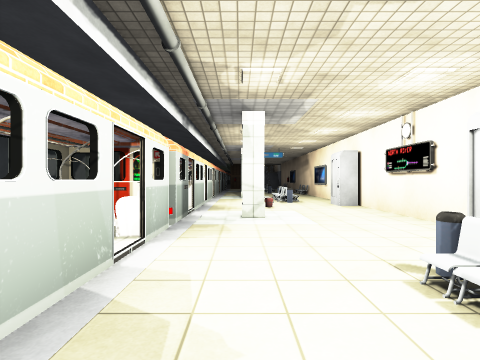
view 1 (above)

18 first-person views from a walk through a scene from a Unity 3-D project. The camera is 1.4 m above the floor, looks level and sees 80° across. The floor is counted in squares, 2 m on a side. Each view is taken from the middle of a square. On the plan, view 1 faces up. The plan holds only what a view shows up to about 10 squares ahead; the rest is blank. The place goes on beyond the plan. The player is left out. Door leaves are left out, so doorways stand open. Some surface patterns are stand-ins.

view 2
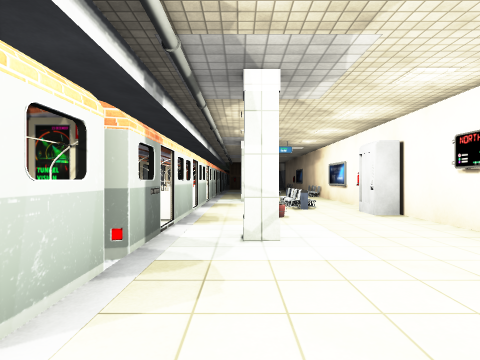

view 3
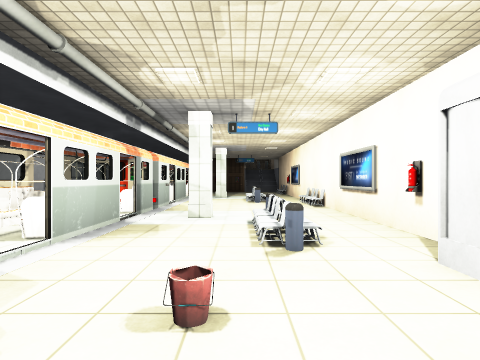

view 4
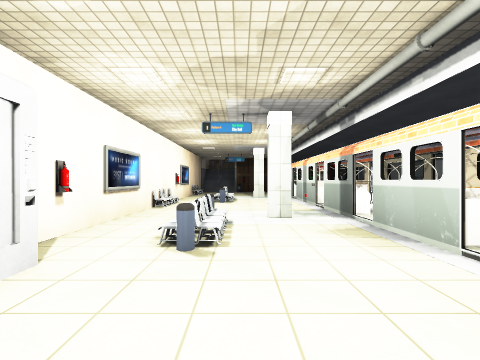

view 5
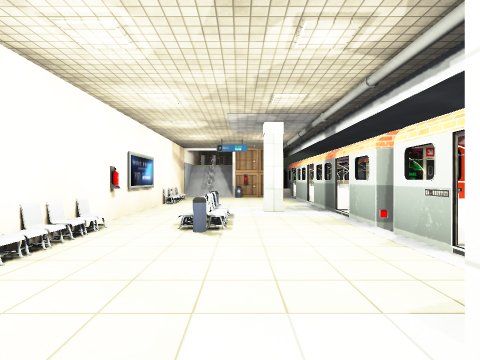

view 6
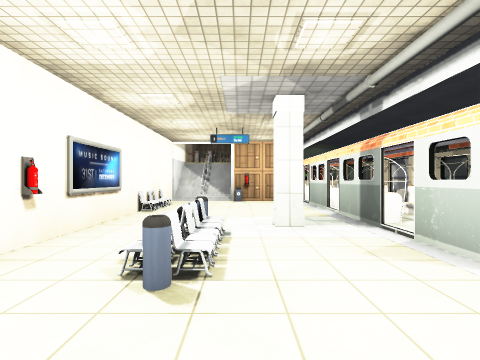

view 7
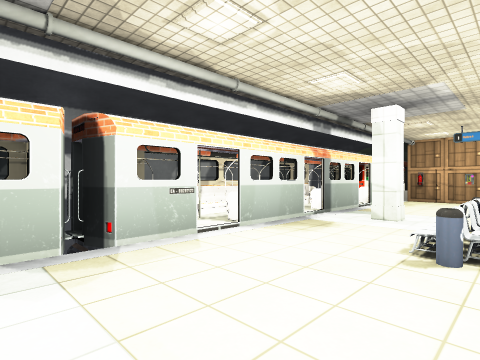

view 8
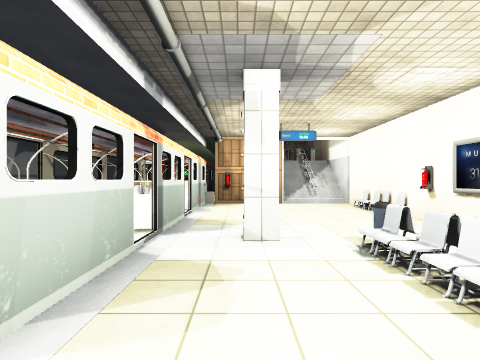

view 9
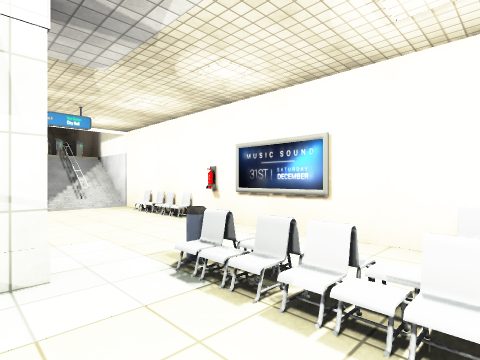

view 10
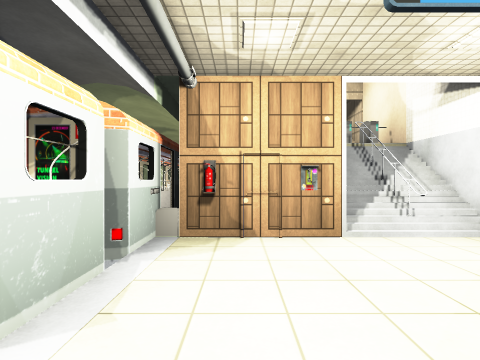

view 11
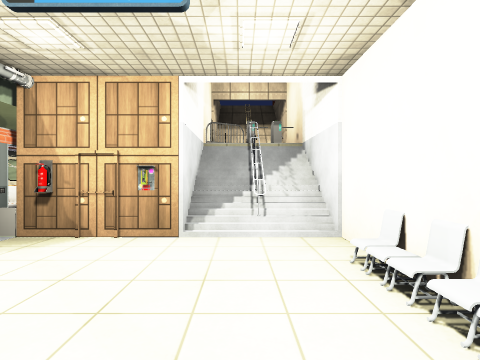

view 12
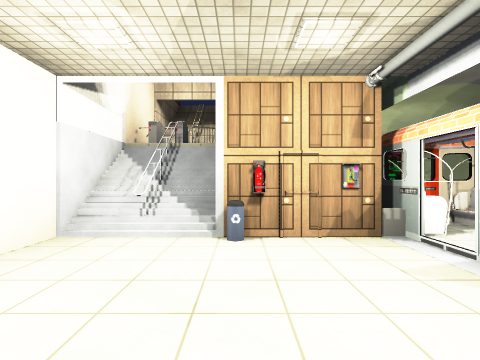

view 13
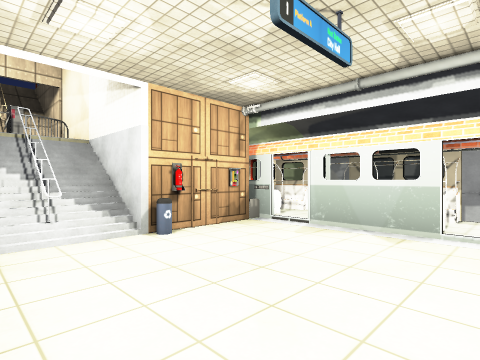

view 14
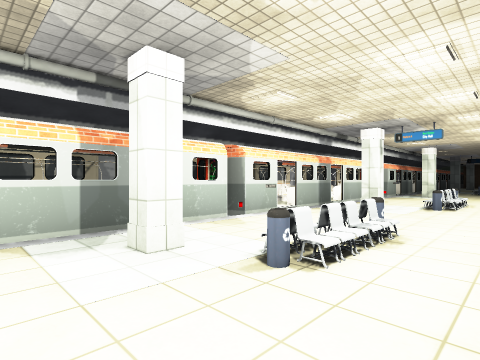

view 15
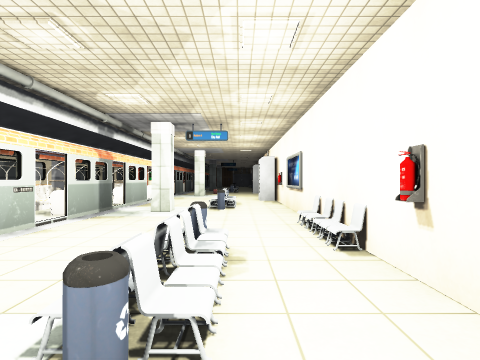

view 16
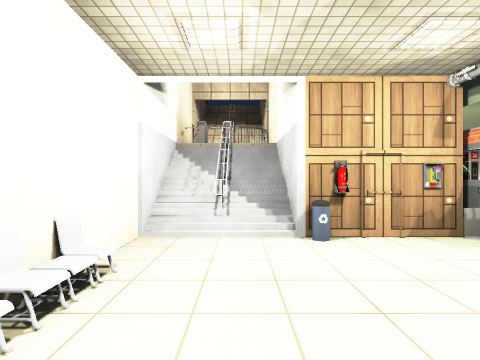

view 17
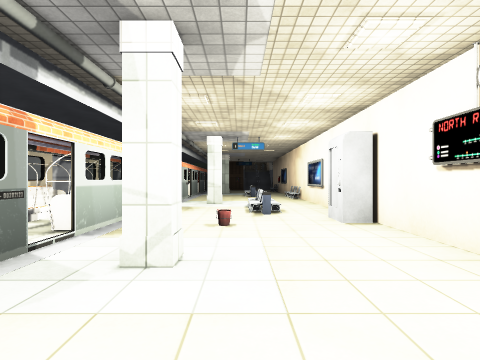

view 18
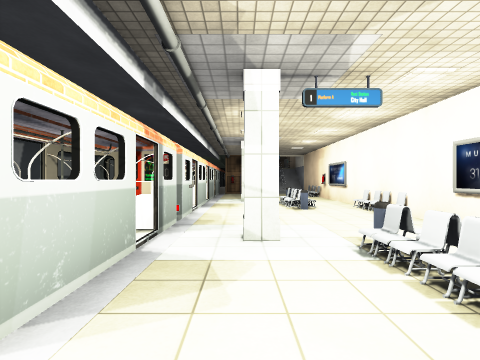

### Floor plan
Key: @ floor where view 1 was taken; # wall or solid block; . main floor; : floor 0.25 m higher than the main floor; + floor 2.75 m higher than the main floor; / step, stairs or slope; D open door; = window, fence, low wall or low ledge; B bin; E bench; F fire extinguisher; A barrier; G gate; O other object.
Columns run from 3 left of view 1 to 4 right of it. Each row starts with its distance up from view 1.
 28  OO #
 27  OO ###
 26  OO #+##
 25 DOO #AG#
 24 O#####/#
 23 O#D###/#
 22 O##....#
 21 O:#.../#
 20 O:D.../#
 19 O#D...F#
 18 O/=....#
 17 O/D..B.#
 16 O/#..E.#
 15 O#D..B/#
 14 O/D.../#
 13 O##....#
 12 O/D....#
 11 O/D..B.#
 10 O/#..E.#
  9 O#D..B#
  8 O:D...O
  7 O:=....#
  6 O:D....#
  5 O:=....#
  4 O##....#
  3 O D...O
  2 O#D..B#
  1 O/=..EF
  0 O/D@.B.#
 -1 O/#....#
 -2 O#D....#
 -3 O/D...E#
 -4 O##..BE#
 -5 O D..EF#
 -6 O/D..B.#
 -7 O/#....#
 -8 O#D....#
 -9 O/D...E#
-10 O/=.B.E#
-11 O:.....#
-12 O/O###/#
-13 O#  ##/#
-14 O   #GG
-15 O   #+#
-16     ###

Positions as (right, up) in squares from view 1, and headings:
1: (0, 0), facing up
2: (0, 2), facing up
3: (1, 6), facing up
4: (1, 5), facing down
5: (1, 0), facing down
6: (1, -2), facing down
7: (2, 12), facing up-left
8: (0, 14), facing up
9: (0, 15), facing up-right
10: (0, 19), facing up
11: (2, 19), facing up
12: (1, -8), facing down
13: (3, -8), facing down-left
14: (3, -8), facing up-left
15: (2, -7), facing up
16: (2, -8), facing down
17: (1, 3), facing up
18: (0, 8), facing up
